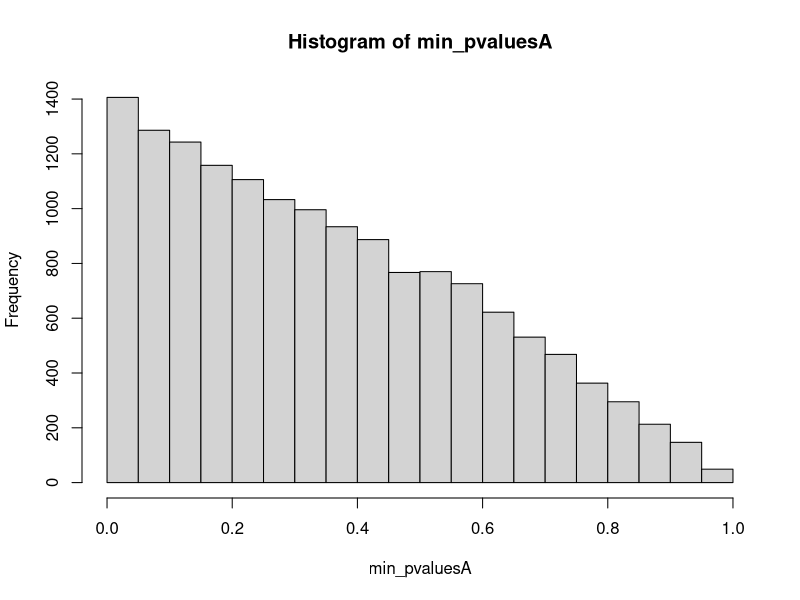
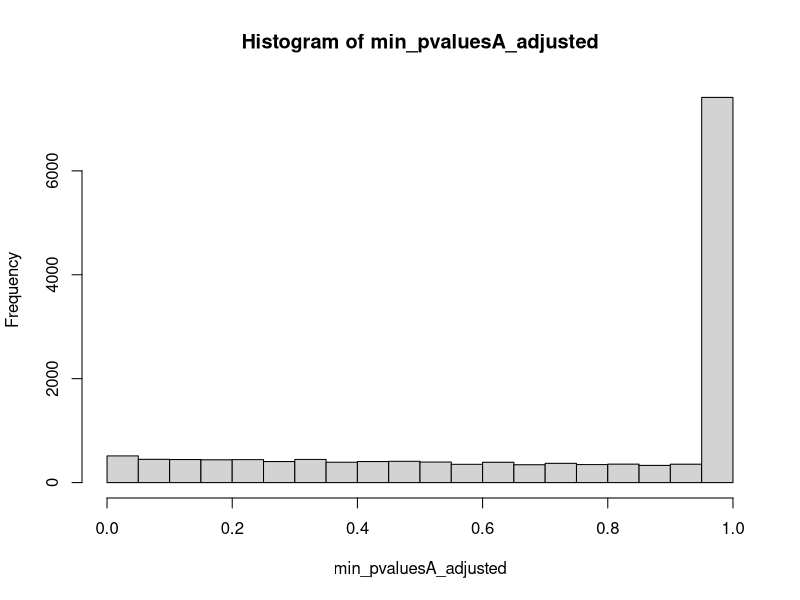

The R source for these figures, in order:
## ---- chunk 1
knitr::opts_chunk$set(echo = TRUE)
## ---- chunk 2
library(dplyr) # for easy mutate
## ---- chunk 3
library(mvtnorm)
mu0 <- c(0, 0)
Sigma0 <- matrix(c(1, 0.5, 0.5, 1), nrow = 2)

set.seed(105051)
yvalues <- rmvnorm(40, mean = mu0, sigma = Sigma0)
sim1_values <- data.frame(
  condition = rep(c("Low", "High"), each = 20),
  y1 = yvalues[,1],
  y2 = yvalues[,2]
)

## ---- chunk 4
sim1_values <- sim1_values %>% mutate(
   y_avg = (y1+y2)/2
 )

t.test(y1 ~ condition, data = sim1_values)$p.value
t.test(y2 ~ condition, data = sim1_values)$p.value
t.test(y_avg ~ condition, data = sim1_values)$p.value
## ---- chunk 5
pvaluesA <- matrix(0, nrow = 15000, ncol = 3)

set.seed(105051)

for(i in 1:15000){

  yvalues <- rmvnorm(40, mean = mu0, sigma = Sigma0)
  sim1_values <- data.frame(
    condition = rep(c("Low", "High"), each = 20),
    y1 = yvalues[,1],
    y2 = yvalues[,2]
 ) %>% mutate(
   y_avg = (y1+y2)/2
 )
  
  pvaluesA[i, 1] <- t.test(y1 ~ condition, data = sim1_values)$p.value
  pvaluesA[i, 2] <- t.test(y2 ~ condition, data = sim1_values)$p.value
  pvaluesA[i, 3] <- t.test(y_avg ~ condition, data = sim1_values)$p.value
  
}

## ---- chunk 6
min_pvaluesA <- apply(pvaluesA, 1, min)
## ---- chunk 7
hist(min_pvaluesA)
mean(min_pvaluesA <= 0.05) # FPR at alpha = 5%
## ---- chunk 8
pvaluesA_adjusted <- t(apply(pvaluesA, 1, p.adjust, method = "holm"))
# the t is to transpose back to the original 15000 x 3 size
## ---- chunk 9
min_pvaluesA_adjusted <- apply(pvaluesA_adjusted, 1, min)
hist(min_pvaluesA_adjusted)
mean(min_pvaluesA_adjusted <= 0.05) # FPR at alpha = 5%
## ---- chunk 10

## ---- chunk 11

## ---- chunk 12

## ---- chunk 13

## ---- chunk 14

## ---- chunk 15

## ---- chunk 16

## ---- chunk 17

## ---- chunk 18

## ---- chunk 19

## ---- chunk 20

